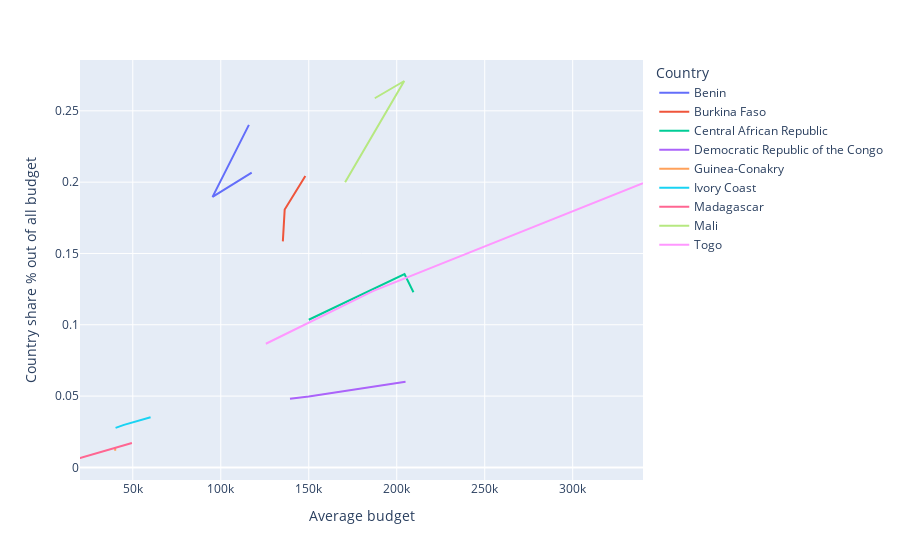

The cell this chart's notebook holds for it:
### Code cell
px.line(df_con_bud, y="Country share % out of all budget", x="Average budget", color='Country', hover_data=['Country', 'Year'])

### Figure 1 — Plotly figure (JSON) as saved in the notebook; plotly's stock layout.template omitted (floating-point values rounded to 4 significant figures)
{"data": [{"customdata": [["Benin", 2018], ["Benin", 2019], ["Benin", 2020]], "hovertemplate": "Country=%{customdata[0]}<br>Average budget=%{x}<br>Country share % out of all budget=%{y}<br>Year=%{customdata[1]}<extra></extra>", "legendgroup": "Benin", "line": {"color": "#636efa", "dash": "solid"}, "mode": "lines", "name": "Benin", "orientation": "v", "showlegend": true, "type": "scatter", "x": [116000.0, 95330.0, 117574], "xaxis": "x", "y": [0.2401, 0.1896, 0.2067], "yaxis": "y"}, {"customdata": [["Burkina Faso", 2018], ["Burkina Faso", 2019], ["Burkina Faso", 2020]], "hovertemplate": "Country=%{customdata[0]}<br>Average budget=%{x}<br>Country share % out of all budget=%{y}<br>Year=%{customdata[1]}<extra></extra>", "legendgroup": "Burkina Faso", "line": {"color": "#EF553B", "dash": "solid"}, "mode": "lines", "name": "Burkina Faso", "orientation": "v", "showlegend": true, "type": "scatter", "x": [148100.0, 136300.0, 135300.0], "xaxis": "x", "y": [0.2044, 0.1808, 0.1585], "yaxis": "y"}, {"customdata": [["Central African Republic", 2018], ["Central African Republic", 2019], ["Central African Republic", 2020]], "hovertemplate": "Country=%{customdata[0]}<br>Average budget=%{x}<br>Country share % out of all budget=%{y}<br>Year=%{customdata[1]}<extra></extra>", "legendgroup": "Central African Republic", "line": {"color": "#00cc96", "dash": "solid"}, "mode": "lines", "name": "Central African Republic", "orientation": "v", "showlegend": true, "type": "scatter", "x": [150000, 204400.0, 209500], "xaxis": "x", "y": [0.1035, 0.1356, 0.1228], "yaxis": "y"}, {"customdata": [["Democratic Republic of the Congo", 2018], ["Democratic Republic of the Congo", 2019], ["Democratic Republic of the Congo", 2020]], "hovertemplate": "Country=%{customdata[0]}<br>Average budget=%{x}<br>Country share % out of all budget=%{y}<br>Year=%{customdata[1]}<extra></extra>", "legendgroup": "Democratic Republic of the Congo", "line": {"color": "#ab63fa", "dash": "solid"}, "mode": "lines", "name": "Democratic Republic of the Congo", "orientation": "v", "showlegend": true, "type": "scatter", "x": [139332, 150000, 205000], "xaxis": "x", "y": [0.04808, 0.04973, 0.06006], "yaxis": "y"}, {"customdata": [["Guinea-Conakry", 2018], ["Guinea-Conakry", 2019], ["Guinea-Conakry", 2020]], "hovertemplate": "Country=%{customdata[0]}<br>Average budget=%{x}<br>Country share % out of all budget=%{y}<br>Year=%{customdata[1]}<extra></extra>", "legendgroup": "Guinea-Conakry", "line": {"color": "#FFA15A", "dash": "solid"}, "mode": "lines", "name": "Guinea-Conakry", "orientation": "v", "showlegend": true, "type": "scatter", "x": [39300, 40000, 40000], "xaxis": "x", "y": [0.01356, 0.01326, 0.01172], "yaxis": "y"}, {"customdata": [["Ivory Coast", 2018], ["Ivory Coast", 2019], ["Ivory Coast", 2020]], "hovertemplate": "Country=%{customdata[0]}<br>Average budget=%{x}<br>Country share % out of all budget=%{y}<br>Year=%{customdata[1]}<extra></extra>", "legendgroup": "Ivory Coast", "line": {"color": "#19d3f3", "dash": "solid"}, "mode": "lines", "name": "Ivory Coast", "orientation": "v", "showlegend": true, "type": "scatter", "x": [40214, 45000, 60110.0], "xaxis": "x", "y": [0.02775, 0.02984, 0.0352], "yaxis": "y"}, {"customdata": [["Madagascar", 2018], ["Madagascar", 2019], ["Madagascar", 2020]], "hovertemplate": "Country=%{customdata[0]}<br>Average budget=%{x}<br>Country share % out of all budget=%{y}<br>Year=%{customdata[1]}<extra></extra>", "legendgroup": "Madagascar", "line": {"color": "#FF6692", "dash": "solid"}, "mode": "lines", "name": "Madagascar", "orientation": "v", "showlegend": true, "type": "scatter", "x": [49500, 20000, 20000], "xaxis": "x", "y": [0.01708, 0.006631, 0.0059], "yaxis": "y"}, {"customdata": [["Mali", 2018], ["Mali", 2019], ["Mali", 2020]], "hovertemplate": "Country=%{customdata[0]}<br>Average budget=%{x}<br>Country share % out of all budget=%{y}<br>Year=%{customdata[1]}<extra></extra>", "legendgroup": "Mali", "line": {"color": "#B6E880", "dash": "solid"}, "mode": "lines", "name": "Mali", "orientation": "v", "showlegend": true, "type": "scatter", "x": [187500.0, 204274, 170665], "xaxis": "x", "y": [0.2588, 0.2709, 0.2], "yaxis": "y"}, {"customdata": [["Togo", 2018], ["Togo", 2019], ["Togo", 2020]], "hovertemplate": "Country=%{customdata[0]}<br>Average budget=%{x}<br>Country share % out of all budget=%{y}<br>Year=%{customdata[1]}<extra></extra>", "legendgroup": "Togo", "line": {"color": "#FF97FF", "dash": "solid"}, "mode": "lines", "name": "Togo", "orientation": "v", "showlegend": true, "type": "scatter", "x": [125600.0, 186427, 339949], "xaxis": "x", "y": [0.0867, 0.1236, 0.1992], "yaxis": "y"}], "layout": {"legend": {"title": {"text": "Country"}, "tracegroupgap": 0}, "margin": {"t": 60}, "xaxis": {"anchor": "y", "domain": [0, 1], "title": {"text": "Average budget"}}, "yaxis": {"anchor": "x", "domain": [0, 1], "title": {"text": "Country share % out of all budget"}}}}
